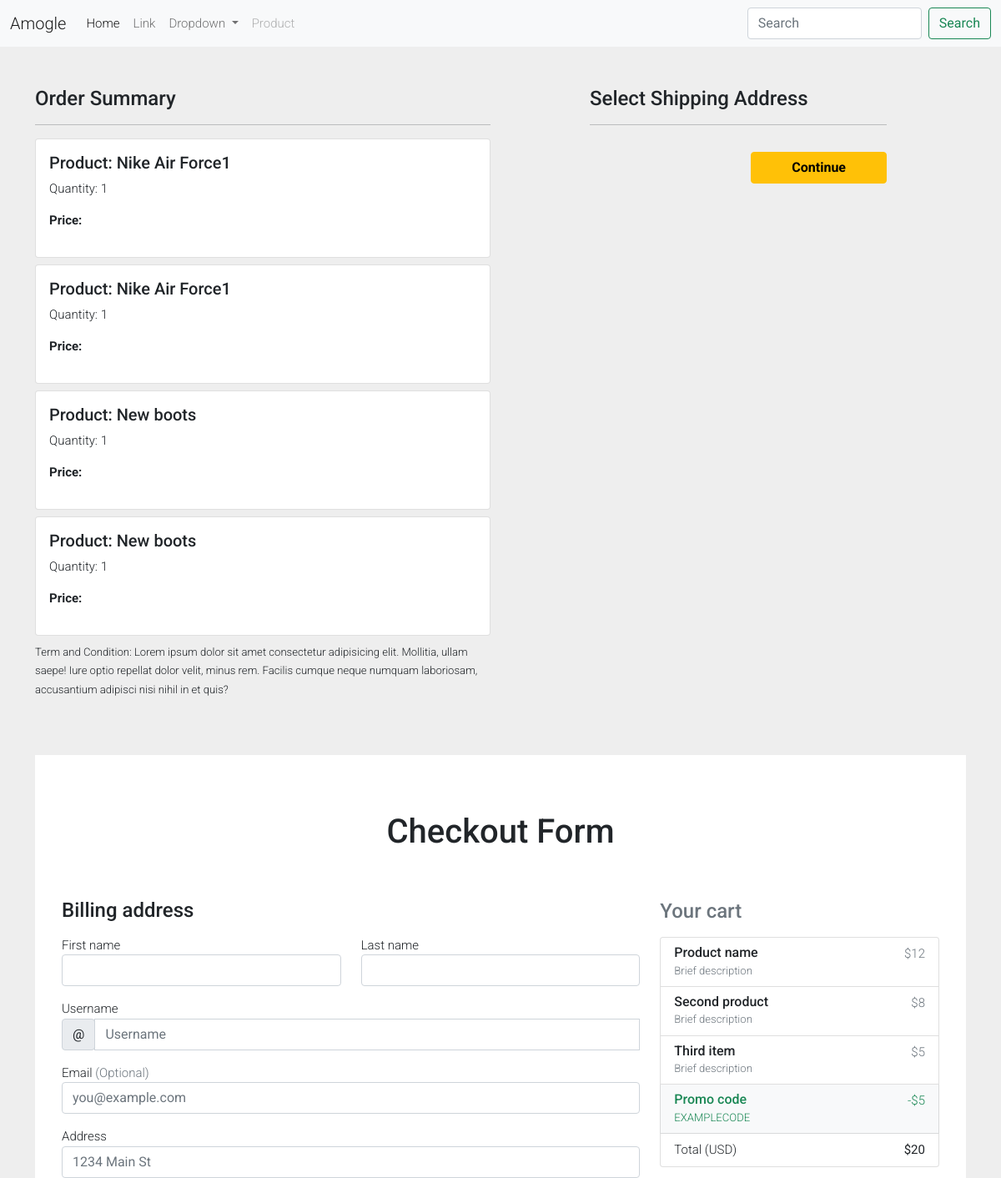
Before: /checkout/ (signed in, upper part) with the older database file.
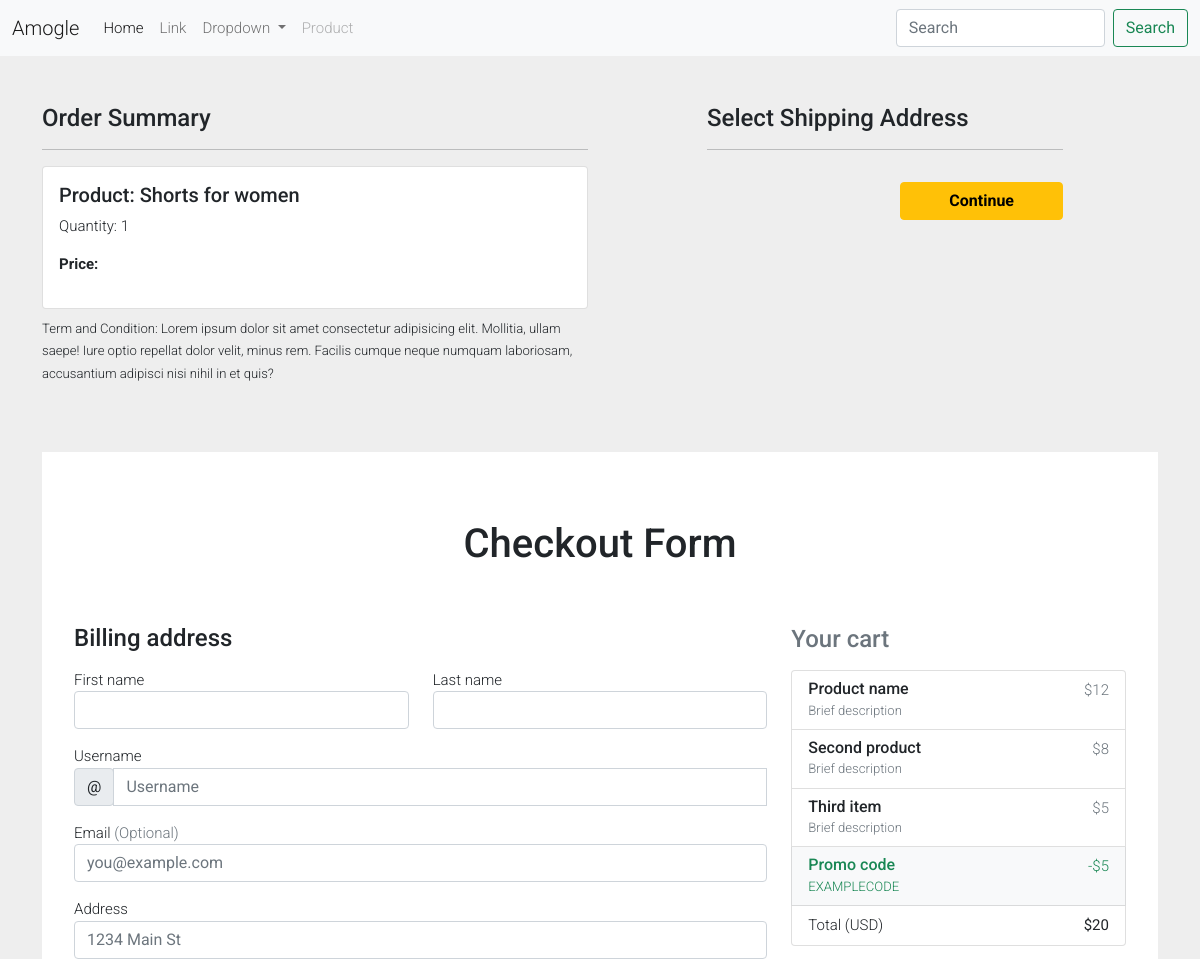
After: the same page with the newer database file.
### main/models.py (models this page shows, shortened)
class Carts(models.Model):
    user = models.ForeignKey(User, on_delete=models.CASCADE)
    product = models.ForeignKey(Products, on_delete=models.CASCADE)
    quantity = models.PositiveIntegerField(default=1)
    class Meta:
        verbose_name_plural = 'cart'

class Products(models.Model):
    category = models.ForeignKey(
        Category, related_name='product', on_delete=models.CASCADE)
    created_by = models.ForeignKey(
        User, on_delete=models.CASCADE, related_name='product_creator')
    title = models.CharField(max_length=255)
    author = models.CharField(max_length=255, default='admin')
    description = models.TextField(blank=True)
    image = models.ImageField(upload_to='images/')
    slug = models.SlugField(max_length=100, unique=True)
    price = models.DecimalField(max_digits=10, decimal_places=2, default='00')
    in_stock = models.BooleanField(default=True)
    is_active = models.BooleanField(default=True)
    created = models.DateTimeField(default=timezone.now)
    updated = models.DateTimeField(default=timezone.now)
    class Meta:
        verbose_name_plural = 'Products'
        ordering = ('-created',)

### main/views.py (the view)
# urls.py: path("checkout/", views.checkout, name="checkout"),
@login_required(login_url='login')
def checkout(request):
    user = request.user
    add = Customer.objects.filter(user=user)
    cart_items = Carts.objects.filter(user=user)
    amount = 0.0
    shipping_amount = 100.0
    totalamonunt = 0.0
    cart_product = [p for p in Carts.objects.all() if p.user ==
                    request.user]
    if cart_product:
        for p in cart_product:
            tempamount = float(p.quantity * p.product.price)
            amount += tempamount
        totalamount = amount+shipping_amount
    return render(request, "main/checkout.html", {'add': add, 'totalamount': totalamount, 'cart_items': cart_items})

### main/templates/main/checkout.html (shortened to what the changed rows need)
{% extends 'main/base.html' %} {% load static %} {% block content %}
<div class="container">
  <div class="row mt-5">
   <div class="col-sm-6">
     {%for item in cart_items%}
       <div class="card mb-2">
         <div class="card-body">
           <h5>Product: {{item.product.title}}</h5>
           <p>Quantity: {{item.quantity}}</p>
           <p class="fw-bold">Price: </p>
         </div>
       </div>
       {%endfor%}
   </div>
   </div>
 </div>
    <div class="container">
    <main>
      <div class="container">
        <div class="py-5 text-center">
          <h1>Checkout Form</h1>
        </div>
    </main>
  </div>
{% endblock%}

Changed rows visible on the page:
removed Carts: product "Nike Air Force1", quantity "1"
removed Carts: product "Nike Air Force1", quantity "1"
removed Carts: product "New boots", quantity "1"
removed Carts: product "New boots", quantity "1"
added Carts: product "Shorts for women", quantity "1"
